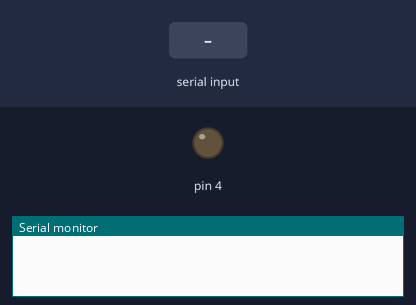
A sketch run on a simulated Arduino Uno, built with avr-gcc and run on an emulated ATmega328P. Parts: output pins drawn as LEDs (lit = HIGH), the last lines printed to the serial monitor. The test bench sets the inputs (shaded band).

Above: at 1.2 s.
1.3 s: "2\n" received over Serial
At 2.0 s:
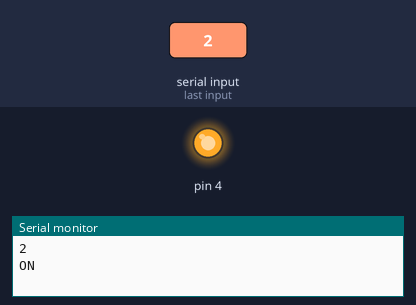
4.3 s: "1\n" received over Serial
At 5.5 s:
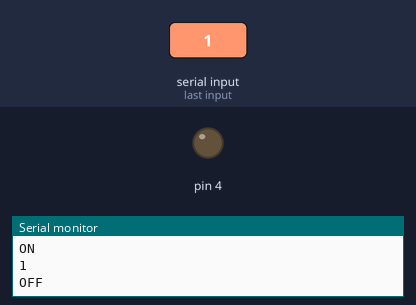
Timing chart, 0 to 7.3 s (numbered marks = the images above; inputs shaded):
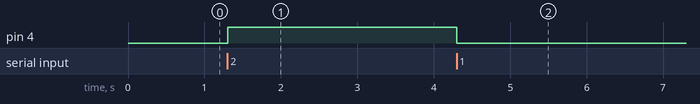

The sketch:

bike.ino
```cpp
void setup() {
  // put your setup code here, to run once:
  Serial.begin(9600);
  pinMode(4, OUTPUT);
  digitalWrite(4, LOW);
}

void loop() {
  // put your main code here, to run repeatedly:
  while(Serial.available()){
    String data = Serial.readStringUntil('\n');
    int D = data.toInt();
    Serial.println(data);
    if(D == 1){
      digitalWrite(4, LOW);
      Serial.println("OFF");
    }
    else if(D == 2){
      digitalWrite(4, HIGH);
      Serial.println("ON");
    }
    delay(1000);
  }

}
```

Measured:
- after the input at 1.3 s, pin 4: LOW → HIGH at once
- after the input at 4.3 s, pin 4: HIGH → LOW at once
